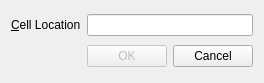
<?xml version="1.0" encoding="UTF-8"?>
<ui version="4.0">
 <class>GoToCellDialog</class>
 <widget class="QDialog" name="GoToCellDialog">
  <property name="geometry">
   <rect>
    <x>0</x>
    <y>0</y>
    <width>264</width>
    <height>83</height>
   </rect>
  </property>
  <property name="windowTitle">
   <string>Go To Cell</string>
  </property>
  <layout class="QVBoxLayout" name="verticalLayout">
   <item>
    <layout class="QHBoxLayout" name="horizontalLayout">
     <item>
      <widget class="QLabel" name="label">
       <property name="text">
        <string>&amp;Cell Location</string>
       </property>
       <property name="buddy">
        <cstring>lineEdit</cstring>
       </property>
      </widget>
     </item>
     <item>
      <widget class="QLineEdit" name="lineEdit"/>
     </item>
    </layout>
   </item>
   <item>
    <layout class="QHBoxLayout" name="horizontalLayout_2">
     <item>
      <spacer name="horizontalSpacer">
       <property name="orientation">
        <enum>Qt::Horizontal</enum>
       </property>
       <property name="sizeHint" stdset="0">
        <size>
         <width>40</width>
         <height>20</height>
        </size>
       </property>
      </spacer>
     </item>
     <item>
      <widget class="QPushButton" name="OkButton">
       <property name="enabled">
        <bool>false</bool>
       </property>
       <property name="text">
        <string>OK</string>
       </property>
       <property name="default">
        <bool>true</bool>
       </property>
      </widget>
     </item>
     <item>
      <widget class="QPushButton" name="cancelButton">
       <property name="text">
        <string>Cancel</string>
       </property>
      </widget>
     </item>
    </layout>
   </item>
  </layout>
 </widget>
 <tabstops>
  <tabstop>lineEdit</tabstop>
  <tabstop>OkButton</tabstop>
  <tabstop>cancelButton</tabstop>
 </tabstops>
 <resources/>
 <connections/>
</ui>
